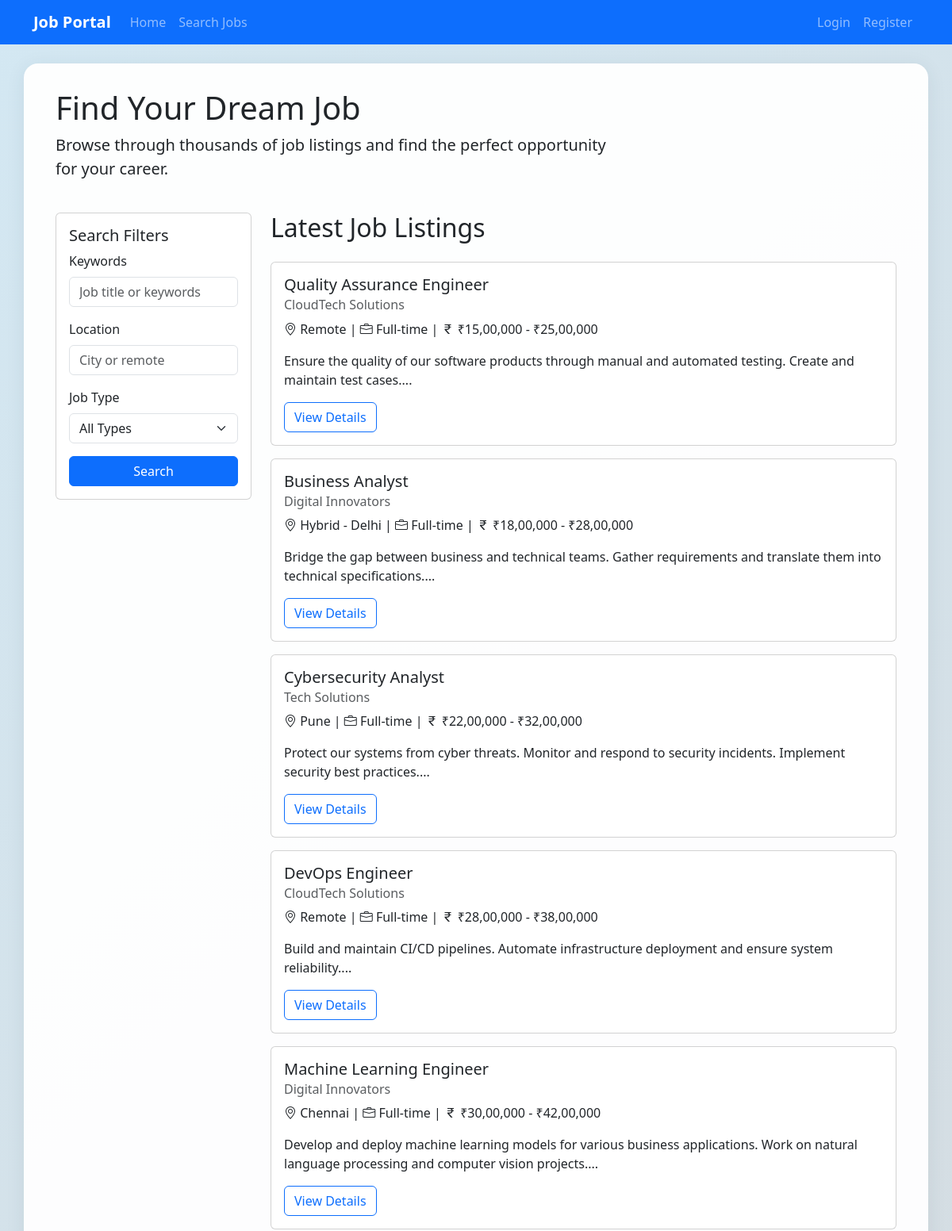
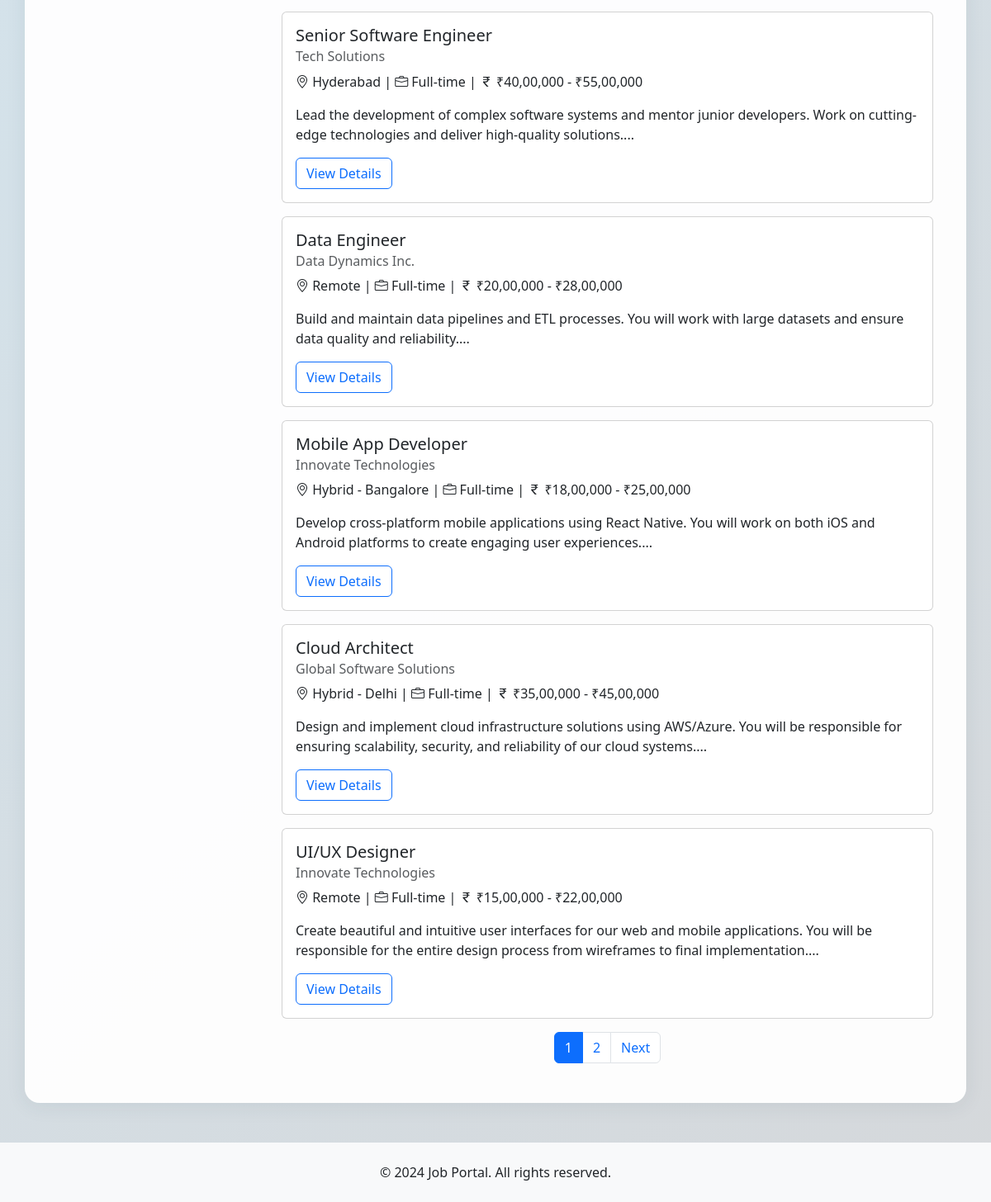
The page / on the database its author committed (2 pictures, top to bottom).
### app/models.py (models this page shows, shortened)
class Job(db.Model):
    id = db.Column(db.Integer, primary_key=True)
    title = db.Column(db.String(100), nullable=False)
    description = db.Column(db.Text, nullable=False)
    requirements = db.Column(db.Text)
    location = db.Column(db.String(100))
    salary_range = db.Column(db.String(50))
    job_type = db.Column(db.String(50))  # Full-time, Part-time, Contract, etc.
    posted_date = db.Column(db.DateTime, default=datetime.utcnow)
    is_active = db.Column(db.Boolean, default=True)
    employer_id = db.Column(db.Integer, db.ForeignKey('user.id'), nullable=False)
    applications = db.relationship('Application', backref='job', lazy='dynamic')

class User(UserMixin, db.Model):
    id = db.Column(db.Integer, primary_key=True)
    username = db.Column(db.String(64), unique=True, nullable=False)
    email = db.Column(db.String(120), unique=True, nullable=False)
    password_hash = db.Column(db.String(128))
    is_employer = db.Column(db.Boolean, default=False)
    company_name = db.Column(db.String(100))
    created_at = db.Column(db.DateTime, default=datetime.utcnow)
    jobs_posted = db.relationship('Job', backref='employer', lazy='dynamic')
    applications = db.relationship('Application', backref='applicant', lazy='dynamic')

### app/routes/main.py (the view)
@bp.route('/')
def index():
    page = request.args.get('page', 1, type=int)
    jobs = Job.query.filter_by(is_active=True)\
        .order_by(Job.posted_date.desc())\
        .paginate(page=page, per_page=10)
    return render_template('index.html', jobs=jobs)

### app/templates/index.html (shortened to what this page needs)
{% extends "base.html" %}
{% block content %}
<div class="row mb-4">
    <div class="col-md-8">
        <h1>Find Your Dream Job</h1>
        <p class="lead">Browse through thousands of job listings and find the perfect opportunity for your career.</p>
    </div>
    <div class="col-md-4 text-end">
    </div>
</div>
<div class="row">
    <div class="col-md-3">
        <div class="card mb-4">
            <div class="card-body">
                <h5 class="card-title">Search Filters</h5>
                <form action="{{ url_for('main.search') }}" method="get">
                    <div class="mb-3">
                        <label for="q" class="form-label">Keywords</label>
                        <input type="text" class="form-control" id="q" name="q" placeholder="Job title or keywords">
                    </div>
                    <div class="mb-3">
                        <label for="location" class="form-label">Location</label>
                        <input type="text" class="form-control" id="location" name="location" placeholder="City or remote">
                    </div>
                    <div class="mb-3">
                        <label for="type" class="form-label">Job Type</label>
                        <select class="form-select" id="type" name="type">
                            <option value="">All Types</option>
                        </select>
                    </div>
                    <button type="submit" class="btn btn-primary w-100">Search</button>
                </form>
            </div>
        </div>
    </div>
    <div class="col-md-9">
        <h2 class="mb-4">Latest Job Listings</h2>
        {% if jobs.items %}
            {% for job in jobs.items %}
                <div class="card job-card mb-3">
                    <div class="card-body">
                        <h5 class="card-title">{{ job.title }}</h5>
                        <h6 class="card-subtitle mb-2 text-muted">{{ job.employer.company_name }}</h6>
                        <p class="card-text">
                            <i class="bi bi-geo-alt"></i> {{ job.location }} |
                            <i class="bi bi-briefcase"></i> {{ job.job_type }} |
                            <i class="bi bi-currency-rupee"></i> {{ job.salary_range }}
                        </p>
                        <p class="card-text">{{ job.description[:200] }}...</p>
                        <a href="{{ url_for('jobs.view_job', job_id=job.id) }}" class="btn btn-outline-primary">View Details</a>
                    </div>
                </div>
            {% endfor %}
            <nav aria-label="Page navigation">
                <ul class="pagination justify-content-center">
                    {% for page_num in jobs.iter_pages() %}
                        {% if page_num %}
                            <li class="page-item {% if page_num == jobs.page %}active{% endif %}">
                                <a class="page-link" href="{{ url_for('main.index', page=page_num) }}">{{ page_num }}</a>
                            </li>
                        {% else %}
                            <li class="page-item disabled">
                                <span class="page-link">...</span>
                            </li>
                        {% endif %}
                    {% endfor %}
                    {% if jobs.has_next %}
                        <li class="page-item">
                            <a class="page-link" href="{{ url_for('main.index', page=jobs.next_num) }}">Next</a>
                        </li>
                    {% endif %}
                </ul>
            </nav>
        {% else %}
            <div class="alert alert-info">
                No jobs found. Check back later for new opportunities!
            </div>
        {% endif %}
    </div>
</div>
{% endblock %}

### app/templates/base.html (shortened to what this page needs)
<!DOCTYPE html>
<html lang="en">
<head>
    <link href="https://cdn.jsdelivr.net/npm/bootstrap@5.3.0/dist/css/bootstrap.min.css" rel="stylesheet">
    <link rel="stylesheet" href="https://cdn.jsdelivr.net/npm/bootstrap-icons@1.7.2/font/bootstrap-icons.css">
</head>
<body>
    <nav class="navbar navbar-expand-lg navbar-dark bg-primary">
        <div class="container">
            <a class="navbar-brand" href="{{ url_for('main.index') }}">Job Portal</a>
            <div class="collapse navbar-collapse" id="navbarNav">
                <ul class="navbar-nav me-auto">
                    <li class="nav-item">
                        <a class="nav-link" href="{{ url_for('main.index') }}">Home</a>
                    </li>
                    <li class="nav-item">
                        <a class="nav-link" href="{{ url_for('main.search') }}">Search Jobs</a>
                    </li>
                </ul>
                <ul class="navbar-nav">
                    {% if current_user.is_authenticated %}
                        <li class="nav-item">
                            <span class="nav-link">Welcome, {{ current_user.username }}</span>
                        </li>
                        <li class="nav-item">
                            <a class="nav-link" href="{{ url_for('auth.logout') }}">Logout</a>
                        </li>
                    {% else %}
                        <li class="nav-item">
                            <a class="nav-link" href="{{ url_for('auth.login') }}">Login</a>
                        </li>
                        <li class="nav-item">
                            <a class="nav-link" href="{{ url_for('auth.register') }}">Register</a>
                        </li>
                    {% endif %}
                </ul>
            </div>
        </div>
    </nav>
    <div class="container mt-4 main-content-modern">
        {% block content %}{% endblock %}
    </div>
    <footer class="bg-light py-4 mt-5">
        <div class="container text-center">
            <p class="mb-0">&copy; 2024 Job Portal. All rights reserved.</p>
        </div>
    </footer>
</body>
</html>

### app/templates/base.html (style rules this page uses)
body { min-height: 100vh; background: linear-gradient(135deg, hsl(201, 56%, 89%) 0%, #d5d8db 100%); }
.navbar-brand { font-weight: bold; }
.job-card { transition: transform 0.2s; }
.main-content-modern { background: rgba(255, 255, 255, 0.95); border-radius: 18px; box-shadow: 0 4px 24px rgba(44, 62, 80, 0.08); padding: 2rem 2.5rem; }

### rows shown on the page
Job: title "Quality Assurance Engineer", employer.company_name "CloudTech Solutions", location "Remote", job_type "Full-time", salary_range "₹15,00,000 - ₹25,00,000", description "Ensure the quality of our software products through manual and automated testing. Create and maintain test cases."
Job: title "Business Analyst", employer.company_name "Digital Innovators", location "Hybrid - Delhi", job_type "Full-time", salary_range "₹18,00,000 - ₹28,00,000", description "Bridge the gap between business and technical teams. Gather requirements and translate them into technical specifications."
Job: title "Cybersecurity Analyst", employer.company_name "Tech Solutions", location "Pune", job_type "Full-time", salary_range "₹22,00,000 - ₹32,00,000", description "Protect our systems from cyber threats. Monitor and respond to security incidents. Implement security best practices."
Job: title "DevOps Engineer", employer.company_name "CloudTech Solutions", location "Remote", job_type "Full-time", salary_range "₹28,00,000 - ₹38,00,000", description "Build and maintain CI/CD pipelines. Automate infrastructure deployment and ensure system reliability."
Job: title "Machine Learning Engineer", employer.company_name "Digital Innovators", location "Chennai", job_type "Full-time", salary_range "₹30,00,000 - ₹42,00,000", description "Develop and deploy machine learning models for various business applications. Work on natural language processing and computer vision projects."
Job: title "Senior Software Engineer", employer.company_name "Tech Solutions", location "Hyderabad", job_type "Full-time", salary_range "₹40,00,000 - ₹55,00,000", description "Lead the development of complex software systems and mentor junior developers. Work on cutting-edge technologies and deliver high-quality solutions."
Job: title "Data Engineer", employer.company_name "Data Dynamics Inc.", location "Remote", job_type "Full-time", salary_range "₹20,00,000 - ₹28,00,000", description "Build and maintain data pipelines and ETL processes. You will work with large datasets and ensure data quality and reliability."
Job: title "Mobile App Developer", employer.company_name "Innovate Technologies", location "Hybrid - Bangalore", job_type "Full-time", salary_range "₹18,00,000 - ₹25,00,000", description "Develop cross-platform mobile applications using React Native. You will work on both iOS and Android platforms to create engaging user experiences."
Job: title "Cloud Architect", employer.company_name "Global Software Solutions", location "Hybrid - Delhi", job_type "Full-time", salary_range "₹35,00,000 - ₹45,00,000", description "Design and implement cloud infrastructure solutions using AWS/Azure. You will be responsible for ensuring scalability, security, and reliability of our cloud systems."
Job: title "UI/UX Designer", employer.company_name "Innovate Technologies", location "Remote", job_type "Full-time", salary_range "₹15,00,000 - ₹22,00,000", description "Create beautiful and intuitive user interfaces for our web and mobile applications. You will be responsible for the entire design process from wireframes to final implementation."

### other values the page prints
{{ page_num }} "1" "2"
